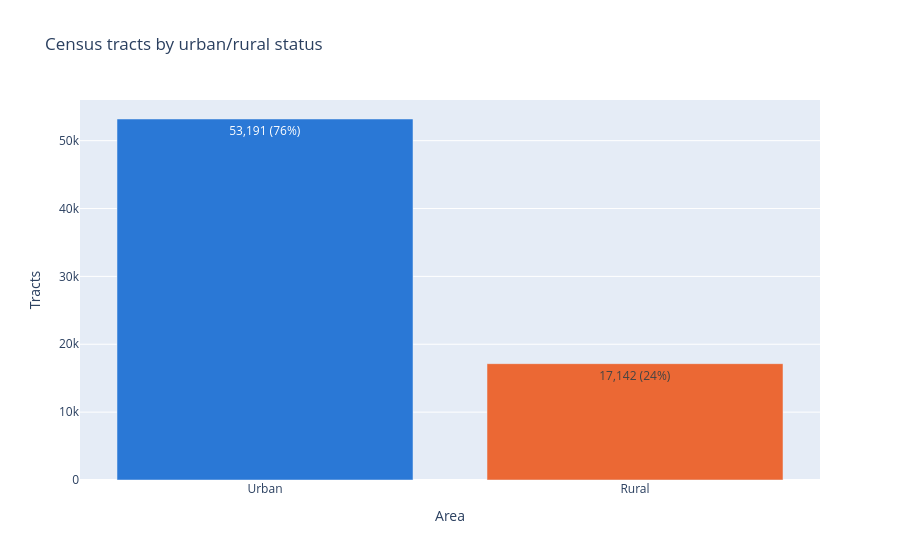

The cell this chart's notebook holds for it:
### Markdown cell above
## Urban vs Rural tracts

How the tracts split between urban and rural.

### Code cell
# Count unique tracts (tracts already has one row per GEOID)
area_counts = tracts["Area"].value_counts().rename_axis("Area").reset_index(name="Tracts")
area_counts["Share"] = area_counts["Tracts"] / area_counts["Tracts"].sum()

fig = px.bar(area_counts, x="Area", y="Tracts", color="Area",
             color_discrete_map={"Urban": "#2a78d6", "Rural": "#eb6834"},
             text=area_counts.apply(lambda r: f"{r['Tracts']:,} ({r['Share']:.0%})", axis=1),
             title="Census tracts by urban/rural status")
fig.update_layout(showlegend=False)
fig.show()

### Figure 1 — Plotly figure (JSON) as saved in the notebook; plotly's stock layout.template omitted (floating-point values rounded to 4 significant figures)
{"data": [{"hovertemplate": "Area=%{x}<br>Tracts=%{y}<br>text=%{text}<extra></extra>", "legendgroup": "Urban", "marker": {"color": "#2a78d6", "pattern": {"shape": ""}}, "name": "Urban", "orientation": "v", "showlegend": true, "text": ["53,191 (76%)"], "textposition": "auto", "type": "bar", "x": ["Urban"], "xaxis": "x", "y": [53191], "yaxis": "y"}, {"hovertemplate": "Area=%{x}<br>Tracts=%{y}<br>text=%{text}<extra></extra>", "legendgroup": "Rural", "marker": {"color": "#eb6834", "pattern": {"shape": ""}}, "name": "Rural", "orientation": "v", "showlegend": true, "text": ["17,142 (24%)"], "textposition": "auto", "type": "bar", "x": ["Rural"], "xaxis": "x", "y": [17142], "yaxis": "y"}], "layout": {"barmode": "relative", "legend": {"title": {"text": "Area"}, "tracegroupgap": 0}, "showlegend": false, "title": {"text": "Census tracts by urban/rural status"}, "xaxis": {"anchor": "y", "categoryarray": ["Urban", "Rural"], "categoryorder": "array", "domain": [0, 1], "title": {"text": "Area"}}, "yaxis": {"anchor": "x", "domain": [0, 1], "title": {"text": "Tracts"}}}}
